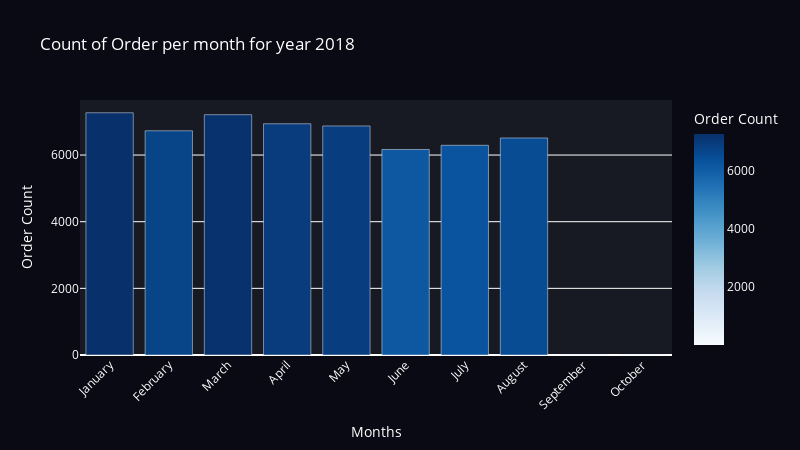

Notebook cell for this chart:
### Markdown cell above
# Intermediate Queries
1. Calculate the number of orders per month in 2018.
2. Find the average number of products per order, grouped by customer city.
3. Calculate the percentage of total revenue contributed by each product category.
4. Identify the correlation between product price and the number of times a product has been purchased.
5. Calculate the total revenue generated by each seller, and rank them by revenue.

### Code cell
#answer 1
query = """ select month(order_purchase_timestamp) month,count(order_id) as Number_of_orders
                    from orders where year(order_purchase_timestamp)=2018
                        group by month
                            order by Month asc """
cur.execute(query)
result = cur.fetchall()
df=pd.DataFrame(result,columns=["Month","Order Count"])

import calendar
df["Month"] = df["Month"].apply(lambda x: calendar.month_name[x])

print(df)


fig = px.bar(df, x='Month', y='Order Count',
             title='Count of Order per month for year 2018 ',
             labels={'Month': 'Month', 'count': 'Order Count'},
             color='Order Count',
             color_continuous_scale=px.colors.sequential.Blues)  


fig.update_layout(
    xaxis_title='Months',
    yaxis_title='Order Count',
    xaxis_tickangle=-45,
    
    plot_bgcolor='rgb(23, 25, 35)',  
    paper_bgcolor='rgb(10, 10, 20)',  
    font=dict(color='white'),  
    coloraxis_colorbar=dict(
        title='Order Count',
       
     ),
    width=800,  
    height=450
    
)

# Show the plot
fig.show()

### Figure 1 — Plotly figure (JSON) as saved in the notebook; plotly's stock layout.template omitted (floating-point values rounded to 4 significant figures)
{"data": [{"alignmentgroup": "True", "hovertemplate": "Month=%{x}<br>Order Count=%{marker.color}<extra></extra>", "legendgroup": "", "marker": {"color": [7269, 6728, 7211, 6939, 6873, 6167, 6292, 6512, 16, 4], "coloraxis": "coloraxis", "pattern": {"shape": ""}}, "name": "", "offsetgroup": "", "orientation": "v", "showlegend": false, "textposition": "auto", "type": "bar", "x": ["January", "February", "March", "April", "May", "June", "July", "August", "September", "October"], "xaxis": "x", "y": [7269, 6728, 7211, 6939, 6873, 6167, 6292, 6512, 16, 4], "yaxis": "y"}], "layout": {"barmode": "relative", "coloraxis": {"colorbar": {"title": {"text": "Order Count"}}, "colorscale": [[0, "rgb(247,251,255)"], [0.125, "rgb(222,235,247)"], [0.25, "rgb(198,219,239)"], [0.375, "rgb(158,202,225)"], [0.5, "rgb(107,174,214)"], [0.625, "rgb(66,146,198)"], [0.75, "rgb(33,113,181)"], [0.875, "rgb(8,81,156)"], [1, "rgb(8,48,107)"]]}, "font": {"color": "white"}, "height": 450, "legend": {"tracegroupgap": 0}, "paper_bgcolor": "rgb(10, 10, 20)", "plot_bgcolor": "rgb(23, 25, 35)", "title": {"text": "Count of Order per month for year 2018 "}, "width": 800, "xaxis": {"anchor": "y", "domain": [0, 1], "tickangle": -45, "title": {"text": "Months"}}, "yaxis": {"anchor": "x", "domain": [0, 1], "title": {"text": "Order Count"}}}}
